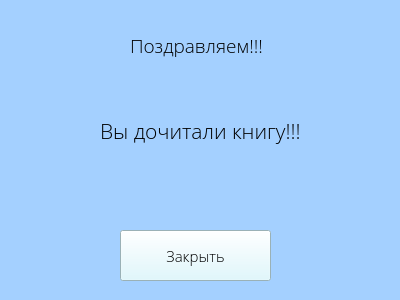
<?xml version="1.0" encoding="UTF-8"?>
<ui version="4.0">
 <class>Form</class>
 <widget class="QWidget" name="Form">
  <property name="geometry">
   <rect>
    <x>0</x>
    <y>0</y>
    <width>400</width>
    <height>300</height>
   </rect>
  </property>
  <property name="windowTitle">
   <string>Form</string>
  </property>
  <property name="styleSheet">
   <string notr="true">background-color: rgb(164, 208, 255);</string>
  </property>
  <widget class="QPushButton" name="close_btn">
   <property name="geometry">
    <rect>
     <x>120</x>
     <y>230</y>
     <width>151</width>
     <height>51</height>
    </rect>
   </property>
   <property name="font">
    <font>
     <family>Open Sans Light</family>
     <pointsize>11</pointsize>
    </font>
   </property>
   <property name="styleSheet">
    <string notr="true">background-color: rgb(216, 248, 255);</string>
   </property>
   <property name="text">
    <string>Закрыть</string>
   </property>
  </widget>
  <widget class="QLabel" name="label">
   <property name="geometry">
    <rect>
     <x>130</x>
     <y>30</y>
     <width>141</width>
     <height>31</height>
    </rect>
   </property>
   <property name="font">
    <font>
     <family>Open Sans Light</family>
     <pointsize>14</pointsize>
    </font>
   </property>
   <property name="text">
    <string>Поздравляем!!!</string>
   </property>
  </widget>
  <widget class="QLabel" name="label_2">
   <property name="geometry">
    <rect>
     <x>100</x>
     <y>110</y>
     <width>221</width>
     <height>41</height>
    </rect>
   </property>
   <property name="font">
    <font>
     <family>Open Sans Light</family>
     <pointsize>16</pointsize>
    </font>
   </property>
   <property name="text">
    <string>Вы дочитали книгу!!!</string>
   </property>
  </widget>
 </widget>
 <resources/>
 <connections/>
</ui>
